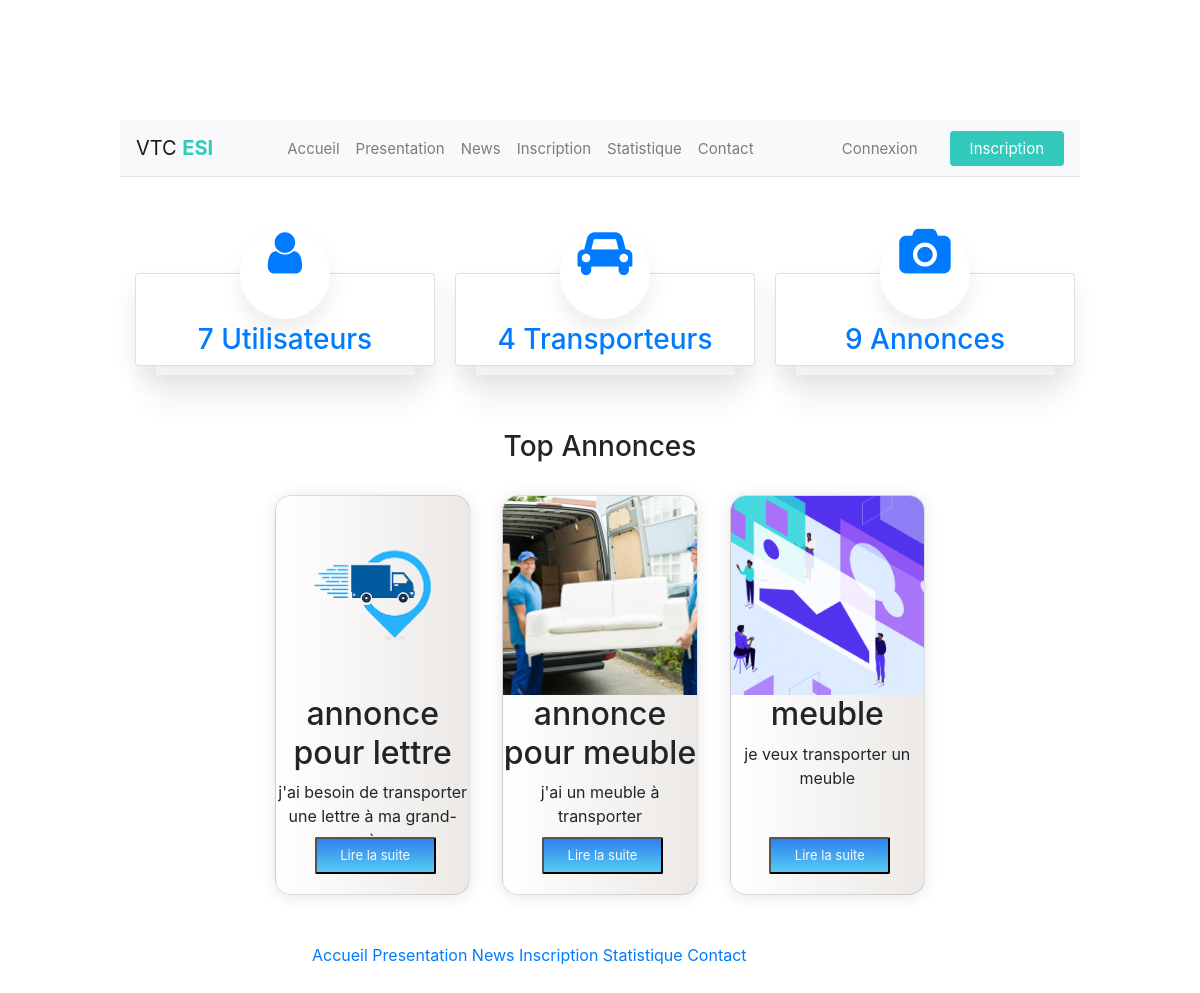
The page /statistiqueController/show on the database its author committed.
### tables this page shows
CREATE TABLE IF NOT EXISTS `annonce` (
  `id_annonce` int(11) NOT NULL AUTO_INCREMENT,
  `titre` varchar(255) NOT NULL,
  `description` varchar(1000) NOT NULL,
  `wilaya_depart` varchar(255) NOT NULL,
  `wilaya_arrive` varchar(255) NOT NULL,
  `type_transport` varchar(255) NOT NULL,
  `tarif` int(11) DEFAULT NULL,
  `moyen_transport` varchar(255) NOT NULL,
  `id_client` int(11) DEFAULT NULL,
  `id_transport` int(11) DEFAULT NULL,
  `etat` varchar(255) DEFAULT 'non',
  `img` varchar(100) NOT NULL,
  `fourchette_poids` varchar(100) NOT NULL,
  `fourchette_volume` varchar(255) NOT NULL,
  `date` varchar(255) NOT NULL,
  `transaction` tinyint(1) NOT NULL DEFAULT '0',
  `type` varchar(20) NOT NULL DEFAULT 'garantie',
  `top` tinyint(1) NOT NULL DEFAULT '0',
  `termine` varchar(255) NOT NULL DEFAULT 'en cours',
  `archive` tinyint(1) NOT NULL DEFAULT '0',
  `note` int(11) NOT NULL DEFAULT '100',
  `supp` tinyint(1) NOT NULL DEFAULT '0',
  PRIMARY KEY (`id_annonce`),
  KEY `id_transport` (`id_transport`),
  KEY `id_client` (`id_client`)
);

### application/controller/statistiqueController.php (called while the page is built, shortened)
<?php
class statistiqueController extends Controller{
    public function __construct() {
        require_once (APP . 'model/statistique.php');
        $this->model = new statistique();
     }
     public function show()
     {
    $statistiques=$this->model-> get_Top();
     $countUser=$this->model->get_user();
     $countAnnonce=$this->model->get_annonce() ;
     $countTransp=$this->model->get_transpo();
    require_once ('../application/view/StatistiqueView.php');
     }
    }
    ?>

### public/index.php (called while the page is built, shortened)
<?php
require APP . 'core/application.php';
$app = new Application();

### application/model/statistique.php (called while the page is built, shortened)
<?php
class statistique{
    public function connect()
    {
       $db = "mysql:dbname=tdw; host: 127.0.0.1";
        try{
           $c= new PDO($db,"root","",array(PDO::MYSQL_ATTR_INIT_COMMAND => "SET CHARACTER SET UTF8"));
        }
        catch(PDOException $ex){
        printf("erreur de connexion", $ex->getMessage());
        exit();
        }
        return $c;
    }
    public function get_user()
    {
        $c=$this->connect() ;
        $sql = "SELECT COUNT(*) FROM utilisateur ";
        $res = $c->query($sql);
        $count = $res->fetchColumn();
        return $count;
    }
    public function get_annonce()
    {
        $c=$this->connect() ;
        $sql = "SELECT COUNT(*) FROM annonce ";
        $res = $c->query($sql);
        $count = $res->fetchColumn();
        return $count;
    }
    public function get_transpo()
    {
        $c=$this->connect() ;
        $sql = "SELECT COUNT(*) FROM transporteur ";
        $res = $c->query($sql);
        $count = $res->fetchColumn();
        return $count;
    }
    public function get_Top()
    {
        $c = $this->connect() ;
    $sql = "SELECT * FROM annonce WHERE top =1";
    $res= $c->prepare($sql);
    $res->execute() ;
    $table=$res->fetchAll(PDO::FETCH_OBJ);
    return $table;
    }
}

### application/view/StatistiqueView.php (the view, shortened to what this page needs)
<!DOCTYPE html>
<html>
<head>
<link rel="stylesheet" href="<?php echo URL ?>css/menu.css">
    <link href="https://cdn.jsdelivr.net/npm/bootstrap@4.1.1/dist/css/bootstrap.min.css" rel="stylesheet">
<body>
<?php require_once('../application/view/Menu.php') ?>
<link href="https://maxcdn.bootstrapcdn.com/font-awesome/4.7.0/css/font-awesome.min.css" rel="stylesheet">
<section class="container pt-3 mb-3">
    <div class="row pt-5 mt-30">
        <div class="col-lg-4 col-sm-6 mb-30 pb-5">
            <a class="carde" href="#">
                <div class="box-shadow bg-white rounded-circle mx-auto text-center" style="width: 90px; height: 90px; margin-top: -45px;"><i class="fa fa-user fa-3x head-icon"></i></div>
                <div class="carde-body text-center">
                    <h3 class="carde-title pt-1"> <?php echo $countUser?> Utilisateurs</h3>
                </div>
            </a>
        </div>
        <div class="col-lg-4 col-sm-6 mb-30 pb-5">
            <a class="carde" href="#">
                <div class="box-shadow bg-white rounded-circle mx-auto text-center" style="width: 90px; height: 90px; margin-top: -45px;"><i class="fa fa-car fa-3x head-icon"></i></div>
                <div class="carde-body text-center">
                <h3 class="carde-title pt-1"> <?php echo $countTransp?> Transporteurs</h3>
                </div>
            </a>
        </div>
        <div class="col-lg-4 col-sm-6 mb-30 pb-5">
            <a class="carde" href="#">
                <div class="box-shadow bg-white rounded-circle mx-auto text-center" style="width: 90px; height: 90px; margin-top: -45px;"><i class="fa fa-camera fa-3x head-icon"></i></div>
                <div class="carde-body text-center">
                <h3 class="carde-title pt-1"> <?php echo $countAnnonce?> Annonces</h3>
                </div>
            </a>
        </div>
    </div>
</section>
<?php
echo '<h2 class="h3 block-title text-center">Top Annonces</h2>';
$i=0;
      echo'<div class="container">';
    foreach($statistiques as $annonce)
      {
        $link="../public/img/".$annonce->img;
        if($i < 4)
        {
            echo '<div class="card">';
            echo '<img class="ann" src='.$link.">";
            echo '<h2 class="card__header">'.$annonce->titre.'</h2>';
            echo '<p class="card__body">'.$annonce->description.'</p>';
            ?>
             <form  method="post" action="<?php echo URL; ?>annoncesController/details_annonces" >
              <button type="submit" class="tag-blue tag" name="submit_show_annonce" value="Update" > Lire la suite </button>
             </form>
             <?php
             echo '</div>';
        }
        else{
          $i=0;
        }
        $i++;
        }
      echo'</div>' ;
      require_once("../application/view/footer.php") ;
?>

### application/core/application.php (shortened to what this page needs)
<?php
class Application
{
    private $url_controller = null;
    private $url_action = null;
    private $url_params = array();
    public function __construct()
    {
        if (!$this->url_controller) {
            require APP . 'controller/home.php';
            $page = new Home();
            $page->index();
        } else if (file_exists(APP . 'controller/' . $this->url_controller . '.php')) {
            $this->url_controller = new $this->url_controller();
            if (method_exists($this->url_controller, $this->url_action)) {
                if (!empty($this->url_params)) {
                    call_user_func_array(array($this->url_controller, $this->url_action), $this->url_params);
                } else {
                    $this->url_controller->{$this->url_action}();
                }
            }
        } else {
            header('location: ' . URL . 'problem');
        }
    }
    private function splitUrl()
    {
        if (isset($_GET['url'])) {
            $url = trim($_GET['url'], '/');
            $url = filter_var($url, FILTER_SANITIZE_URL);
            $url = explode('/', $url);
            $this->url_controller = isset($url[0]) ? $url[0] : null;
            $this->url_action = isset($url[1]) ? $url[1] : null;
            unset($url[0], $url[1]);
            $this->url_params = array_values($url);
        }
    }
}

### application/view/Menu.php (shortened to what this page needs)
<nav class="navbar navbar-expand-lg navbar-light bg-light">
<a href="#" class="navbar-brand">VTC <b>ESI</b></a>
	<div id="navbarCollapse" class="collapse navbar-collapse justify-content-start">
		<div class="navbar-nav">
			<a href="<?php echo URL; ?>/home/index" class="nav-item nav-link">Accueil</a>
			<a href="<?php echo URL; ?>/presentationController/show" class="nav-item nav-link">Presentation</a>
			<a href="<?php echo URL; ?>/newsController/show" class="nav-item nav-link ">News</a>
			<a href="<?php echo URL; ?>/UsersController/Inscrire" class="nav-item nav-link">Inscription</a>
      <a href="<?php echo URL; ?>/statistiqueController/show" class="nav-item nav-link">Statistique</a>
			<a href="<?php echo URL; ?>/ContactController/show" class="nav-item nav-link">Contact</a>
		</div>
	<?php if(!isset($_SESSION['user_id']) && !isset($_SESSION['admin']) ) { ?>
		<div class="navbar-nav ml-auto action-buttons">
			<div class="nav-item dropdown">
				<a href="<?php echo URL; ?>/UsersController/login"  class="nav-link dropdown-toggle mr-4">Connexion</a>
			</div>
			<div class="nav-item dropdown">
				<a href="<?php echo URL; ?>/UsersController/Inscrire"  class="btn btn-primary dropdown-toggle sign-up-btn">Inscription</a>
			</div>
        </div>
        <?php }   else { if(isset($_SESSION['admin'])) {?>
          <div class="navbar-nav ml-auto action-buttons">
          <div class="nav-item dropdown">
				<a href="<?php echo URL; ?>/adminController/principale"  class="btn btn-primary dropdown-toggle sign-up-btn">Dashboard</a>
			</div>
			<div class="nav-item dropdown">
				<a href="<?php echo URL; ?>/UsersController/logout"  class="nav-link dropdown-toggle mr-4">Deconnexion</a>
			</div>
        </div>
      <?php } ?>
        <?php } ?>
	</div>
</nav>

### application/view/footer.php (shortened to what this page needs)
<nav >
	<div class="center" >
			<a href="<?php echo URL; ?>/home/index">Accueil</a>
			<a href="<?php echo URL; ?>/presentationController/show" >Presentation</a>
			<a href="<?php echo URL; ?>/newsController/show" >News</a>
			<a href="<?php echo URL; ?>/UsersController/Inscrire" >Inscription</a>
      <a href="<?php echo URL; ?>/statistiqueController/show" >Statistique</a>
			<a href="<?php echo URL; ?>/ContactController/show" >Contact</a>
	</div>
</nav>

### public/css/menu.css (style rules this page uses)
.navbar { background: #fff; padding-left: 16px; padding-right: 16px; border-bottom: 1px solid #dfe3e8; border-radius: 0; }
.navbar .navbar-brand { padding-left: 0; font-size: 20px; padding-right: 50px; }
.navbar .navbar-brand b { color: #33cabb; }
.navbar a { color: #888; font-size: 15px; }
.navbar .sign-up-btn { min-width: 110px; max-height: 36px; }
.navbar a, .navbar a:active { color: #888; padding: 8px 20px; background: transparent; line-height: normal; }
.navbar .btn-primary, .navbar .btn-primary:active { color: #fff; background: #33cabb !important; border: none; }
.navbar .action-buttons .dropdown-toggle::after { display: none; }
body { margin: 0; font-family: Arial, Helvetica, sans-serif; }

### application/view/StatistiqueView.php (style rules this page uses)
body { margin:5%; padding:5%; }
.carde::after { display: block; position: absolute; bottom: -10px; left: 20px; width: calc(100% - 40px); height: 35px; background-color: #fff; -webkit-box-shadow: 0 19px 28px 5px rgba(64,64,64,0.09); box-shadow: 0 19px 28px 5px rgba(64,64,64,0.09); content: ''; z-index: -1; }
a.carde { text-decoration: none; }
.carde { position: relative; border: 0; border-radius: 0; background-color: #fff; -webkit-box-shadow: 0 12px 20px 1px rgba(64,64,64,0.09); box-shadow: 0 12px 20px 1px rgba(64,64,64,0.09); }
.carde { position: relative; display: -webkit-box; display: -ms-flexbox; display: flex; -webkit-box-orient: vertical; -webkit-box-direction: normal; -ms-flex-direction: column; flex-direction: column; min-width: 300px; word-wrap: break-word; background-color: #fff; background-clip: border-box; border: 1px solid rgba(0,0,0,0.125); border-radius: .25rem; }
.box-shadow { -webkit-box-shadow: 0 12px 20px 1px rgba(64,64,64,0.09) !important; box-shadow: 0 12px 20px 1px rgba(64,64,64,0.09) !important; }
.ml-auto, .mx-auto { margin-left: auto !important; }
.mr-auto, .mx-auto { margin-right: auto !important; }
.rounded-circle { border-radius: 50% !important; }
.bg-white { background-color: #fff !important; }
img, figure { max-width: 100%; height: auto; vertical-align: middle; }
.container { display: flex; flex-wrap: wrap; justify-content: center; margin-block: 2rem; gap: 2rem; }
img { max-width: 100%; height:50%; display: block; object-fit: cover; }
.card { height:400px; position: relative; display: flex; flex: 0 0 21%; text-align: center; flex-direction: column; width: clamp(20rem, calc(20rem + 2vw), 22rem); overflow: hidden; box-shadow: 0 .1rem 1rem rgba(0, 0, 0, 0.1); border-radius: 1em; background: #ECE9E6; background: linear-gradient(to right, #FFFFFF, #ECE9E6); }
p.card__body { overflow: hidden; text-overflow: ellipsis; display: -webkit-box; -webkit-line-clamp: 3; -webkit-box-orient: vertical; }
.tag { align-self: flex-end; padding: .25em .75em; border-radius: 1em; font-size: .75rem; position: absolute; bottom: 5%; left: 20%; text-align: center; }
.tag-blue { background: #56CCF2; text-align: center; background: linear-gradient(to bottom, #2F80ED, #56CCF2); color: #fafafa; border-radius: 2px; min-width: 121px; font-size: 13px; padding: 7px 0 7px 0; }

### application/view/footer.php (style rules this page uses)
.center { margin-top:5%; margin-left:20%; }

### rows shown on the page
annonce: img (picture), titre "annonce pour lettre", description "j'ai besoin de transporter une lettre à ma grand-mère"
annonce: img (picture), titre "annonce pour meuble", description "j'ai un meuble à transporter"
annonce: img (picture), titre "meuble", description "je veux transporter un meuble"

### other values the page prints
$countUser "7"
$countTransp "4"
$countAnnonce "9"
